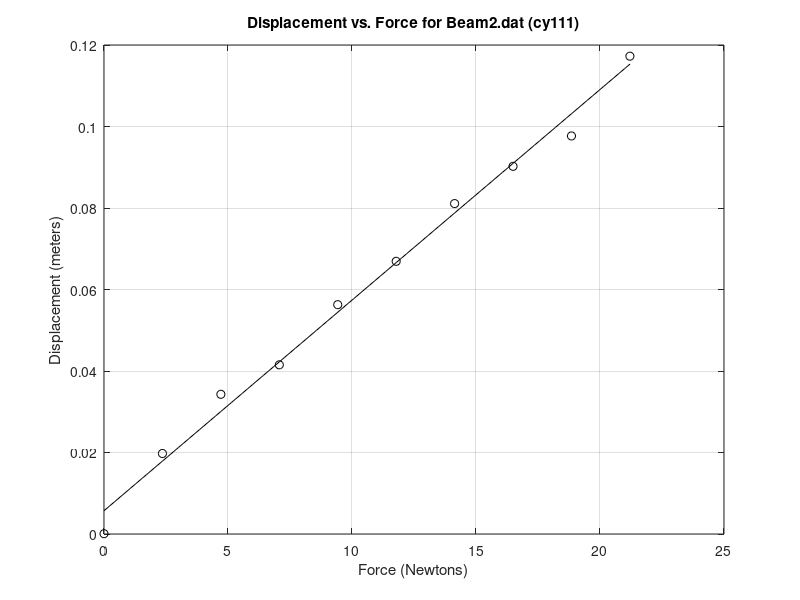

Write MATLAB code to recreate this figure.
%% Initialize the workspace
% Clear all variables
clear
% Change display to short exponential format
format short e

%% Load and manipulate the data
% Load data from Beam2.dat
load Beam2.dat
% Copy data from each column into new variables
Mass = Beam2(:,1);
Displacement = Beam2(:,2);
% Convert Mass to a Force measurement
Force = Mass*9.81;
% Convert Displacement in inches to meters
Displacement = (Displacement*2.54)/100;

%% Perform calculations
% Use polyfit to find first-order fit polynomials
P = polyfit(Force, Displacement, 1)

%% Generate predictions
% Create 100 representational Force values
ForceModel = linspace(min(Force),max(Force),100);
% Calculate Displacement predictions
DispModel = polyval(P, ForceModel);

%% Generate and save plots
% Bring up a figure window
figure(1)
% Clear the figure window
clf
% Plot Displacement as a function of Force
plot(Force, Displacement, 'ko')
% Turn hold on, plot the model values, and turn hold off
hold on
plot (ForceModel, DispModel, 'k-')
hold off
% Turn the grid on
grid on
% Label and title the graph
xlabel('Force (Newtons)')
ylabel('Displacement (meters)')
title('Displacement vs. Force for Beam2.dat (cy111)')
% Save the graph to PostScript
print -deps RunCanPlot
